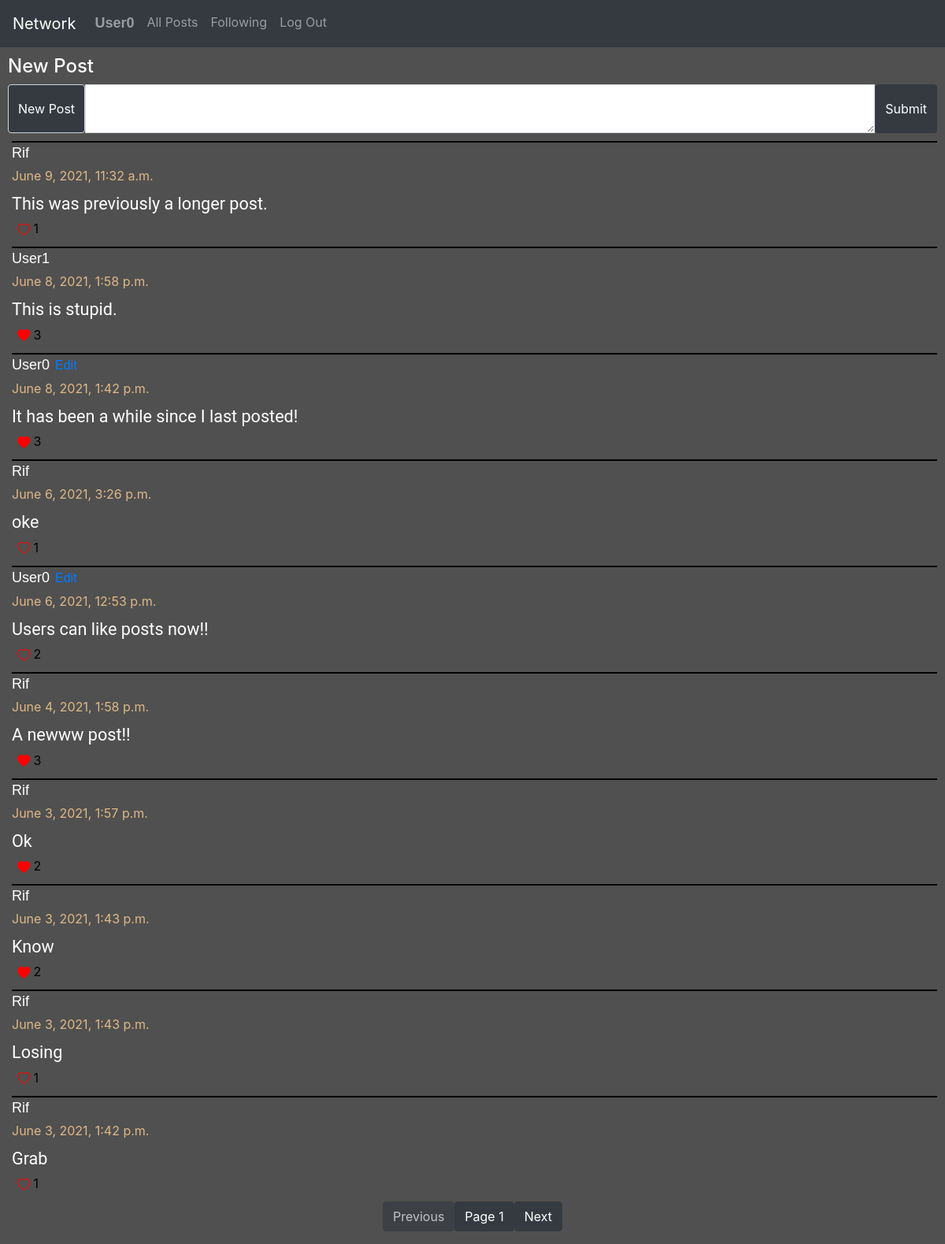
/ (signed in), run on the app's committed database.
### network/models.py (models this page shows, shortened)
class User(AbstractUser):
    pass

class Posts(models.Model):
    content = models.TextField(blank=False)
    user = models.ForeignKey(User, on_delete=models.CASCADE, related_name="user_posts")
    like = models.IntegerField(default=0)
    time = models.DateTimeField(auto_now_add=True)

### network/views.py (the view)
# urls.py: path("", views.index, name="index"),
def index(request):
    posts = get_page(1)
    liked_posts = liked_list(posts, request.user)
    return render(request, "network/index.html", {
        "posts": posts,
        "liked_posts": liked_posts,
        "pages": "page"
    })

### network/views.py (called while the page is built)
def liked_list(posts, user):
    liked_posts = []
    for post in posts:
        for p in post.liked_usr.all():
            for usr in p.liked_users.all():
                if usr == user:
                    liked_posts.append(post.id)
    return liked_posts

def get_page(page_id):
    posts = Posts.objects.all().order_by('-time')
    return Paginator(posts, 10).page(page_id)

### network/templates/network/index.html (shortened to what this page needs)
{% extends "network/layout.html" %}
{% load static %}
{% block body %}
    <div id="all_posts">
        {% if request.user.is_authenticated %}
            <div id="post-form">
                <h4>New Post</h4>
                <form action="{% url 'new-post' %}" method="POST">
                    <div class="input-group">
                        <span class="input-group-text bar-nav">New Post</span>
                        <textarea class="form-control" aria-label="With textarea" name="content"></textarea>
                        <input type="submit" class="btn btn-dark">
                    </div>
                </form>
            </div>
        {% endif %}
        <div id="posts">
            {% for post in posts %}
                <div class="post-item post-content" id="post-item-{{ post.id }}">
                        <p class="post-user">
                            <a href="{% url 'user-posts' post.user.id 1 %}" class="post-user"> {{ post.user }}</a>
                            {% if post.user ==  request.user %}
                                <button onclick="edit_request('{{ post.id }}');" type="button" class="btn btn-link" >Edit</button>
                            {% endif %}
                        </p>
                        <label class="time-data">{{ post.time }}</label>
                        <br/>
                        <div class="post-text" id="post-text-{{ post.id }}">{{ post.content }}</div>
                        {% if user.is_authenticated %}
                            {% if post.id in liked_posts %}
                                <div id="like-btn-{{ post.id }}">
                                    <button class="like-btn" onclick="like_post('{{ post.id }}');">
                                        <svg xmlns="http://www.w3.org/2000/svg" width="16" height="16" fill="red" class="bi bi-heart-fill" viewBox="0 0 16 16">
                                            <path fill-rule="evenodd" d="M8 1.314C12.438-3.248 23.534 4.735 8 15-7.534 4.736 3.562-3.248 8 1.314z"/>
                                        </svg>
                                        <label class="bi-heart" id="like-no-{{ post.id }}">{{ post.like }}</label>
                                    </button>
                                </div>
                            {% else %}
                                <div id="like-btn-{{ post.id }}">
                                    <button class="like-btn" onclick="like_post('{{ post.id }}');">
                                        <label class="bi-heart" id="like-no-{{ post.id }}">{{ post.like }}</label>
                                    </button>
                                </div>
                            {% endif %}
                        {% endif %}
                </div>
            {% endfor %}
        </div>
    </div>
    <nav aria-label="Page navigation">
        <ul class="pagination justify-content-center">
        {% if posts.has_previous %}
          <li>
            <a href="{% url pages posts.previous_page_number %}">
              <button class="btn btn-dark">Previous</button>
            </a>
        </li>
        {% else %}
        <li>
              <button class="btn btn-dark" disabled>Previous</button>
        </li>
        {% endif %}
          <li>
            <a href="#">
                <button class="btn btn-dark">Page {{ posts.number }}</button>
            </a>
        </li>
        {% if posts.has_next %}
          <li>
            <a href="{% url pages posts.next_page_number %}">
                <button class="btn btn-dark">Next</button>
            </a>
          </li>
          {% else %}
            <li>
                <button class="btn btn-dark" disabled>Next</button>
            </li>
        {% endif %}
        </ul>
    </nav>
{% endblock %}

### network/templates/network/layout.html (shortened to what this page needs)
{% load static %}
<!DOCTYPE html>
<html lang="en">
    <head>
        <link rel="stylesheet" href="https://stackpath.bootstrapcdn.com/bootstrap/4.4.1/css/bootstrap.min.css">
        <link href="{% static 'network/styles.css' %}" rel="stylesheet">
    </head>
    <body>
        <nav class="navbar navbar-expand-lg navbar-dark bg-dark" id="bar">
            <a class="navbar-brand" href="#">Network</a>
            <div>
              <ul class="navbar-nav mr-auto">
                {% if user.is_authenticated %}
                    <li class="nav-item">
                        <a class="nav-link post-user" href="{% url 'user-posts' user.id 1 %}"><strong>{{ user.username }}</strong></a>
                    </li>
                {% endif %}
                <li class="nav-item">
                  <a class="nav-link" href="{% url 'index' %}">All Posts</a>
                </li>
                {% if user.is_authenticated %}
                    <li class="nav-item">
                        <a class="nav-link" href="{% url 'following' 1 %}">Following</a>
                    </li>
                    <li class="nav-item">
                        <a class="nav-link" href="{% url 'logout' %}">Log Out</a>
                    </li>
                {% endif %}
              </ul>
            </div>
          </nav>
        <div class="body">
            {% block body %}
            {% endblock %}
        </div>
    </body>
</html>

### network/static/network/styles.css (style rules this page uses)
body { background-color: #505050; color: black; }
#bar { color: gray; }
#post-form { color: white; margin: 10px; }
#posts { margin-left: 10px; margin-right: 10px; }
.post-item { border-top: 2px solid black; font-size: large; }
.post-content { color: white; margin-left: 5px; margin-bottom: 1px; }
.time-data { color: burlywood; font-size: medium; margin-top: 1px; }
.like-btn { background-color: transparent; border: 1px solid #505050; font-size: medium; }
.post-text { font-family: Roboto; font-size: larger; margin-bottom: 1px; }
.post-user { color: white; font-family: Verdana, Geneva, Tahoma, sans-serif; text-transform: capitalize; font-size: large; margin-bottom: 1px; }
.bar-nav { background-color: #343A40; color: white; }
.btn-link { padding-left: 1px; padding-bottom: 1px; padding-top: 1px; }

### data on the page
User: username "User0"
Posts: user "Rif", time "June 9, 2021, 11:32 a.m.", content "This was previously a longer post.", like "1"
Posts: user "User1", time "June 8, 2021, 1:58 p.m.", content "This is stupid.", like "3"
Posts: user "User0", time "June 8, 2021, 1:42 p.m.", content "It has been a while since I last posted!", like "3"
Posts: user "Rif", time "June 6, 2021, 3:26 p.m.", content "oke", like "1"
Posts: user "User0", time "June 6, 2021, 12:53 p.m.", content "Users can like posts now!!", like "2"
Posts: user "Rif", time "June 4, 2021, 1:58 p.m.", content "A newww post!!", like "3"
Posts: user "Rif", time "June 3, 2021, 1:57 p.m.", content "Ok", like "2"
Posts: user "Rif", time "June 3, 2021, 1:43 p.m.", content "Know", like "2"
Posts: user "Rif", time "June 3, 2021, 1:43 p.m.", content "Losing", like "1"
Posts: user "Rif", time "June 3, 2021, 1:42 p.m.", content "Grab", like "1"

### other printed values
{{ posts.number }} "1"
